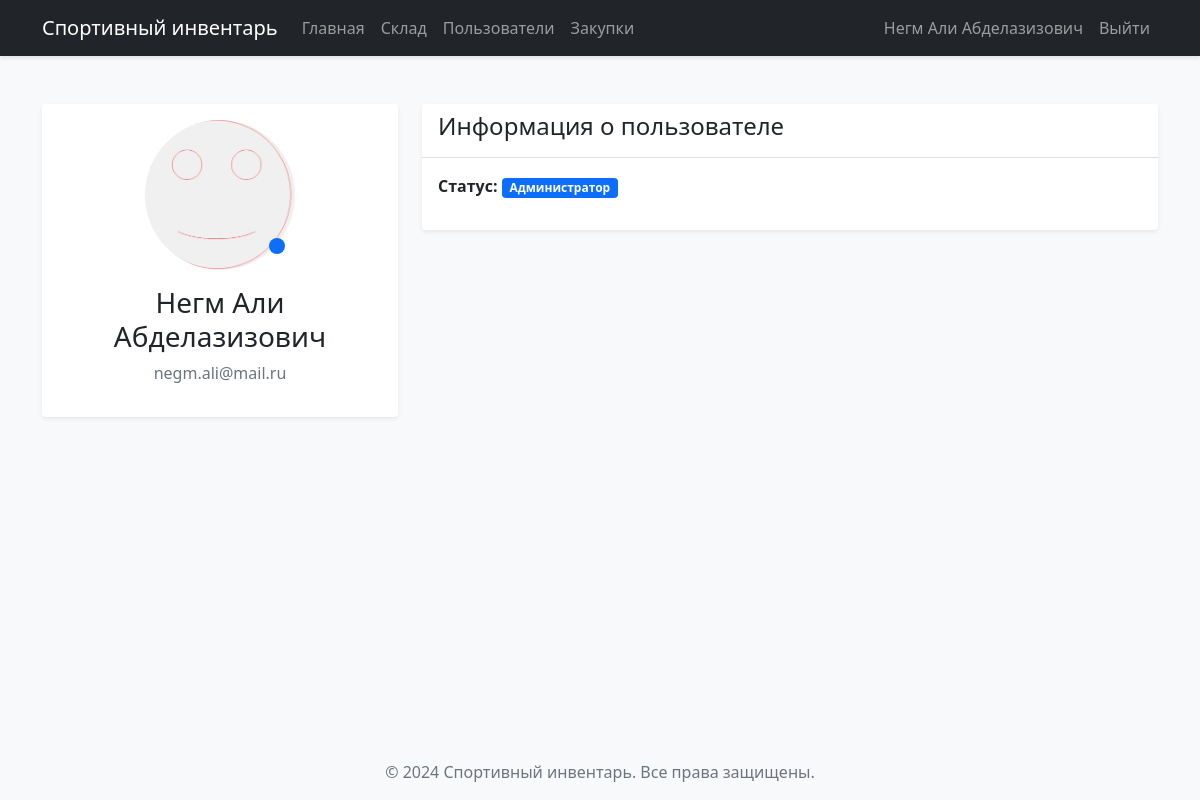
Screenshot of /profile (signed in) with the database file from the repository.
### models.py (models this page shows)
class User(db.Model, UserMixin):
    __tablename__ = 'users'
    id = db.Column(db.Integer(), primary_key=True, unique=True, nullable=False)
    username = db.Column(db.String(64), nullable=False, unique=True)
    email = db.Column(db.String(128), nullable=False, unique=True)
    password = db.Column(db.String(64), nullable=False)
    admin = db.Column(db.Boolean, default=False)
    profile_picture = db.Column(db.String(128), nullable=True)

### app.py (the view)
@app.route("/profile")
@login_required
def profile():
    user = current_user
    return render_template("profile.html", user=user)

### app.py (called while the page is built)
@login_manager.user_loader
def load_user(user_id):
    return User.query.get(int(user_id))

### templates/profile.html (shortened to what this page needs)
{% extends "base.html" %}
{% block content %}
<div class="container mt-4">
    <div class="row">
        <div class="col-md-4">
            <div class="card">
                <div class="card-body text-center">
                    <div class="position-relative" style="cursor: pointer;"
                        onclick="document.getElementById('fileInput').click();">
                        {% if user.profile_picture %}
                        <img src="{{ url_for('static', filename='profile_images/' + user.profile_picture) }}"
                            class="rounded-circle mb-3" style="width: 150px; height: 150px; object-fit: cover;"
                            alt="Фото профиля">
                        {% else %}
                        <img src="{{ url_for('static', filename='profile_images/default.jpg') }}"
                            class="rounded-circle mb-3" style="width: 150px; height: 150px; object-fit: cover;"
                            alt="Фото профиля по умолчанию">
                        {% endif %}
                        <div class="position-absolute bottom-0 end-0 bg-primary rounded-circle p-2"
                            style="margin-right: 30%; margin-bottom: 10%;">
                        </div>
                    </div>
                    <h3>{{ user.username }}</h3>
                    <p class="text-muted">{{ user.email }}</p>
                </div>
            </div>
        </div>
        <div class="col-md-8">
            <div class="card">
                <div class="card-header">
                    <h4>Информация о пользователе</h4>
                </div>
                <div class="card-body">
                    <div class="mb-3">
                        <strong>Статус:</strong>
                        {% if user.admin %}
                        <span class="badge bg-primary">Администратор</span>
                        {% else %}
                        <span class="badge bg-secondary">Пользователь</span>
                        {% endif %}
                    </div>
                </div>
            </div>
        </div>
    </div>
</div>
{% endblock %}

### templates/base.html (shortened to what this page needs)
<!DOCTYPE html>
<html lang="ru">
<head>
    <link href="https://cdn.jsdelivr.net/npm/bootstrap@5.1.3/dist/css/bootstrap.min.css" rel="stylesheet">
    <link rel="stylesheet" href="{{ url_for('static', filename='css/style.css') }}">
</head>
<body>
    <nav class="navbar navbar-expand-lg navbar-dark bg-dark">
        <div class="container">
            <a class="navbar-brand" href="{{ url_for('get_data') }}">Спортивный инвентарь</a>
            <div class="collapse navbar-collapse" id="navbarNav">
                <ul class="navbar-nav me-auto">
                    <li class="nav-item">
                        <a class="nav-link" href="{{ url_for('get_data') }}">Главная</a>
                    </li>
                    {% if current_user.is_authenticated and current_user.admin %}
                    <li class="nav-item">
                        <a class="nav-link" href="{{ url_for('storage') }}">Склад</a>
                    </li>
                    <li class="nav-item">
                        <a class="nav-link" href="{{ url_for('users') }}">Пользователи</a>
                    </li>
                    <li class="nav-item">
                        <a class="nav-link" href="{{ url_for('purchases') }}">Закупки</a>
                    </li>
                    {% endif %}
                </ul>
                <ul class="navbar-nav">
                    {% if current_user.is_authenticated %}
                    <li class="nav-item">
                        <a class="nav-link" href="{{ url_for('profile') }}">
                            {{ current_user.username }}
                        </a>
                    </li>
                    <li class="nav-item">
                        <a class="nav-link" href="{{ url_for('logout') }}">Выйти</a>
                    </li>
                    {% endif %}
                </ul>
            </div>
        </div>
    </nav>
    <main class="py-4">
        {% block content %}
        {% endblock %}
    </main>
    <footer class="footer mt-auto py-3 bg-light">
        <div class="container text-center">
            <span class="text-muted">© 2024 Спортивный инвентарь. Все права защищены.</span>
        </div>
    </footer>
</body>
</html>

### static/css/style.css (style rules this page uses)
body { min-height: 100vh; display: flex; flex-direction: column; background-color: #f8f9fa; }
main { flex: 1; }
.footer { margin-top: auto; }
.card { box-shadow: 0 0.125rem 0.25rem rgba(0, 0, 0, 0.075); border: none; margin-bottom: 1rem; }
.card-header { background-color: #fff; border-bottom: 1px solid rgba(0, 0, 0, 0.125); }
.navbar { box-shadow: 0 2px 4px rgba(0, 0, 0, 0.1); }

### rows the page displays
User: username "Негм Али Абделазизович", profile_picture (picture), email "negm.ali@mail.ru"
